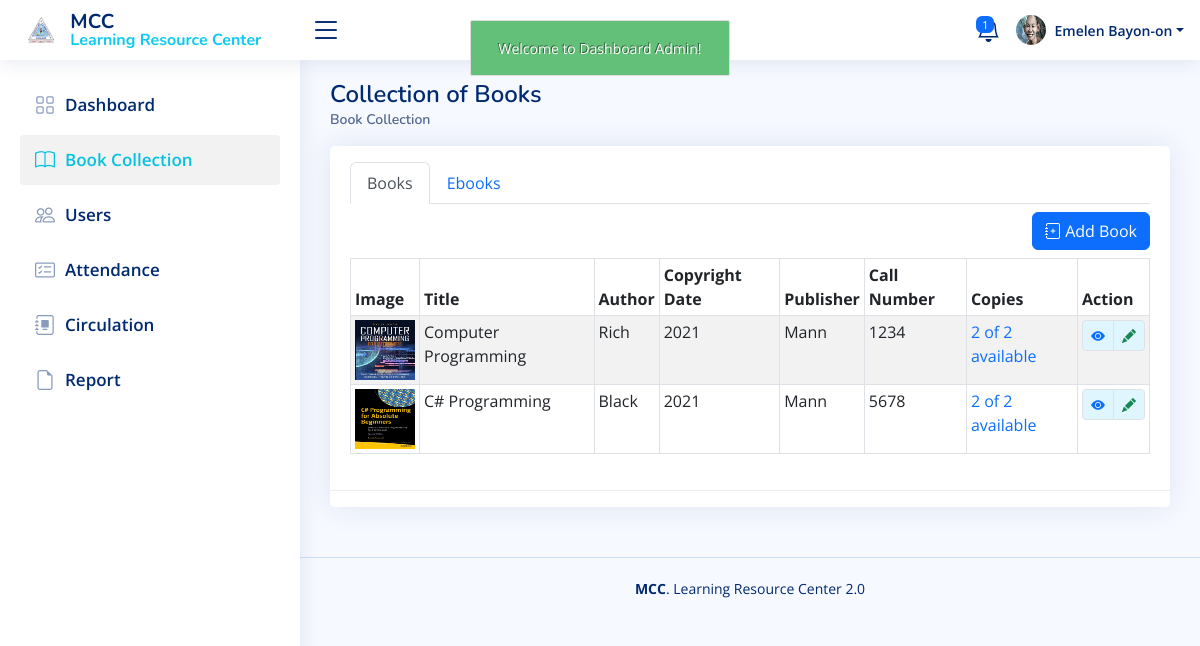
The app's page /admin/books.php (signed in) with its own data.
### tables this page shows
CREATE TABLE `book` (
  `book_id` int(11) NOT NULL,
  `call_number` varchar(50) NOT NULL,
  `accession_number` varchar(50) NOT NULL,
  `title` varchar(150) NOT NULL,
  `category_id` int(11) NOT NULL,
  `author` varchar(50) NOT NULL,
  `copyright_date` varchar(20) NOT NULL,
  `publisher` varchar(50) NOT NULL,
  `place_publication` varchar(50) NOT NULL,
  `isbn` varchar(50) NOT NULL,
  `barcode` varchar(50) NOT NULL,
  `book_image` varchar(100) NOT NULL,
  `date_added` datetime NOT NULL,
  `status` varchar(50) NOT NULL
);

### admin/books.php (the view, shortened to what this page needs)
<?php
include('authentication.php');
include('includes/header.php');
include('./includes/sidebar.php');
?>
<main id="main" class="main" data-aos="fade-down">
     <div class="pagetitle">
          <h1>Collection of Books</h1>
          <nav>
               <ol class="breadcrumb">
                    <li class="breadcrumb-item active">Book Collection</li>
               </ol>
          </nav>
     </div>
     <section class="section">
          <div class="row">
               <div class="col-lg-12">
                    <div class="card">
                         <div class="card-body">
                              <div class="table-responsive mt-3">
                                   <ul class="nav nav-tabs" id="myTab">
                                        <li class="nav-item">
                                             <button class="nav-link active" id="books-tab" data-bs-toggle="tab"
                                                  data-bs-target="#books-tab-pane">Books</button>
                                        </li>
                                        <li class="nav-item">
                                             <button class="nav-link" id="ebooks-tab" data-bs-toggle="tab"
                                                  data-bs-target="#ebooks-tab-pane">Ebooks</button>
                                        </li>
                                   </ul>
                                   <div class="tab-content" id="myTabContent">
                                        <div class="tab-pane fade show active" id="books-tab-pane">
                                             <div class="d-flex justify-content-end my-2">
                                                  <a href="book_add.php" class="btn btn-primary">
                                                       <i class="bi bi-journal-plus"></i> Add Book
                                                  </a>
                                             </div>
                                             <div class="table-responsive">
                                                  <table id="myDataTable"
                                                       class="table table-bordered table-striped table-sm">
                                                       <thead>
                                                            <tr>
                                                                 <th>Image</th>
                                                                 <th>Title</th>
                                                                 <th>Author</th>
                                                                 <th>Copyright Date</th>
                                                                 <th>Publisher</th>
                                                                 <th>Call Number</th>
                                                                 <th>Copies</th>
                                                                 <th>Action</th>
                                                            </tr>
                                                       </thead>
                                                       <tbody>
                                                       <?php
                                                       $query = "
                                                       SELECT
                                                            book.*,
                                                            COUNT(book.accession_number) AS copy_count,
                                                            SUM(CASE WHEN book.status = 'available' THEN 1 ELSE 0 END) AS available_count
                                                       FROM book
                                                       GROUP BY book.title
                                                       ORDER BY book.title DESC";
                                                       $query_run = mysqli_query($con, $query);
                                                       if (mysqli_num_rows($query_run)) {
                                                       foreach ($query_run as $book) {
                                                            ?>
                                                            <tr>
                                                                 <td>
                                                                      <center>
                                                                           <?php if ($book['book_image'] != ""): ?>
                                                                           <img src="../uploads/books_img/<?php echo $book['book_image']; ?>" alt="" width="60px" height="60px">
                                                                           <?php else: ?>
                                                                           <img src="../uploads/books_img/book_image.jpg" alt="" width="60px" height="60px">
                                                                           <?php endif; ?>
                                                                      </center>
                                                                 </td>
                                                                 <td><?=$book['title'];?></td>
                                                                 <td><?=$book['author'];?></td>
                                                                 <td><?=$book['copyright_date'];?></td>
                                                                 <td><?=$book['publisher'];?></td>
                                                                 <td><?=$book['call_number'];?></td>
                                                                 <td>
                                                                 <a href="book_views.php?title=<?= urlencode($book['title']); ?>&tab=copies" id="hover" class="text-primary" data-bs-toggle="tooltip" data-bs-placement="bottom" title="View Copies">
                                                                 <?= $book['available_count'];?> of <?= $book['copy_count'];?> available
                                                                 </a>
                                                                 </td>
                                                                 <td class=" justify-content-center">
                                                                      <div class="btn-group"
                                                                           style="background: #DFF6FF;  ">
                                                                           <a href="book_views.php?title=<?= urlencode($book['title']); ?>"
                                                                                name=""
                                                                                class="viewBookBtn btn btn-sm  border text-primary"
                                                                                data-bs-toggle="tooltip"
                                                                                data-bs-placement="bottom"
                                                                                title="View Book">
                                                                                <i class="bi bi-eye-fill"></i>
                                                                           </a>
                                                                           <a href="book_edit.php?title=<?= urlencode($book['title']); ?>"
                                                                                name="update_book"
                                                                                class="btn btn-sm  border text-success"
                                                                                data-bs-toggle="tooltip"
                                                                                data-bs-placement="bottom"
                                                                                title="Edit Book">
                                                                                <i class="bi bi-pencil-fill"></i>
                                                                           </a>
                                                                      </div>
                                                                 </td>
                                                            </tr>
                                                            <?php
                                                                 }
                                                            }
                                                            else
                                                            {
                                                                 echo "No records found";
                                                            }
                                                            ?>
                                                       </tbody>
                                                  </table>
                                             </div>
                                        </div>
                                   </div>
                              </div>
                         </div>
                         <div class="card-footer"></div>
                    </div>
               </div>
          </div>
     </section>
</main>
<?php
include('./includes/footer.php');
include('./includes/script.php');
?>

### admin/includes/topnav.php (shortened to what this page needs)
<header id="header" class="header fixed-top d-flex align-items-center">
     <div class="d-flex align-items-center">
          <a href="index.php" class="logo d-flex align-items-center">
               <img src="assets/img/mcc-logo.png" alt="logo" class=" mx-2" />
               <span class="d-none d-lg-block mx-2 ">MCC <span class="text-info d-block fs-6">Learning Resource
                         Center</span></span>
          </a>
          <i class="bi bi-list toggle-sidebar-btn"></i>
     </div>
     <?php
if (isset($_SESSION['auth_admin']['admin_id']))
{
     $id_session=$_SESSION['auth_admin']['admin_id'];
 }
 ?>
     <nav class="header-nav ms-auto">
          <ul class="d-flex align-items-center">
               <li class="nav-item dropdown me-3">
                    <a class="nav-link nav-icon fs-4" href="#" data-bs-toggle="dropdown">
                         <?php
                                             $query = "SELECT COUNT(DISTINCT user_id) AS total_borrowers FROM holds WHERE hold_status = 'Hold'";
                                             $query_run = mysqli_query($con, $query);
                                             if ($query_run) {
                                                 $row = mysqli_fetch_assoc($query_run);
                                                 $total_borrowers = $row['total_borrowers'];
                                                 echo '<span class="badge bg-primary badge-number">'.$total_borrowers.'</span>';
                                             } else {
                                                 echo '<span class="badge bg-primary badge-number">0</span>';
                                             }
                                             ?>
                    </a>
               </li>
               <li class="nav-item dropdown pe-3">
                    <?php
               $query = "SELECT * FROM admin WHERE admin_id = '$id_session'";
               $query_run = mysqli_query($con, $query);
               $row = mysqli_fetch_array($query_run);
               ?>
                    <a class="nav-link nav-profile d-flex align-items-center pe-0" href="javascript:;"
                         data-bs-toggle="dropdown">
                         <?php if($row['admin_image'] != ""): ?>
                         <img src="../uploads/admin_profile/<?php echo $row['admin_image']; ?>" alt="" width="30px"
                              height="30px" class="rounded-circle">
                         <?php else: ?>
                         <img src="assets/img/admin.png" alt="" class="rounded-circle" width="30px" height="30px">
                         <?php endif; ?>
                         <span
                              class="d-none d-md-block dropdown-toggle ps-2"><?= $_SESSION['auth_admin']['admin_name']; ?></span>
                    </a>
               </li>
          </ul>
     </nav>
</header>

### admin/assets/css/style.css (style rules this page uses)
:root { scroll-behavior: smooth; }
body { font-family: "Open Sans", sans-serif; background: #f6f9ff; color: #444444; }
a { text-decoration: none; }
h1, h2, h3, h4, h5, h6 { font-family: "Nunito", sans-serif; }
#main { margin-top: 60px; padding: 20px 30px; transition: all 0.3s; }
.pagetitle { margin-bottom: 10px; }
.pagetitle h1 { font-size: 24px; margin-bottom: 0; font-weight: 600; color: #012970; }
.card { margin-bottom: 30px; border: none; border-radius: 5px; box-shadow: 0px 0 30px rgba(1, 41, 112, 0.1); }
.card-header, .card-footer { border-color: #ebeef4; background-color: #fff; color: #798eb3; }
.card-body { padding: 0 20px 20px 20px; }
.breadcrumb { font-size: 14px; font-family: "Nunito", sans-serif; color: #899bbd; font-weight: 600; }
.breadcrumb .breadcrumb-item::before { color: #899bbd; }
.breadcrumb .active { color: #51678f; font-weight: 600; }
.logo { line-height: 1; }
@media (min-width: 1200px) { .logo { width: 280px; } }
.logo img { max-height: 26px; margin-right: 6px; }
.logo span { font-size: 20px; font-weight: 700; color: #012970; font-family: "Nunito", sans-serif; }
.header { transition: all 0.5s; z-index: 997; height: 60px; box-shadow: 0px 2px 20px rgba(1, 41, 112, 0.1); background-color: #fff; padding-left: 20px; }
.header .toggle-sidebar-btn { font-size: 32px; padding-left: 10px; cursor: pointer; color: #012970; }
.header-nav ul { list-style: none; }
.header-nav > ul { margin: 0; padding: 0; }
.header-nav .nav-icon { font-size: 20px; color: #012970; }
.header-nav .nav-profile { color: #012970; }
.header-nav .nav-profile img { max-height: 36px; }
.header-nav .nav-profile span { font-size: 14px; font-weight: 600; }
.header-nav .badge-number { position: absolute; inset: 4px 6px auto auto; font-weight: normal; font-size: 11px; padding: 3px 6px; }
@media (min-width: 1200px) { #main, #footer { margin-left: 300px; } }

### admin/includes/sidebar.php (style rules this page uses)
.badge { position: relative; top: -10px; right: -140px; }

### records on screen
book: book_image (picture), title "Computer Programming", author "Rich", copyright_date "2021", publisher "Mann", call_number "1234", available_count "2", copy_count "2"
book: book_image (picture), title "C# Programming", author "Black", copyright_date "2021", publisher "Mann", call_number "5678", available_count "2", copy_count "2"

### other values on screen
$total_borrowers "1"
$_SESSION['auth_admin']['admin_name'] "Emelen Bayon-on"
